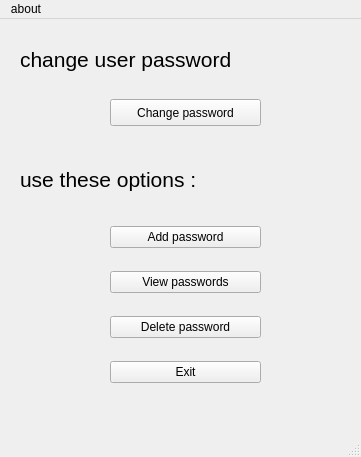
<?xml version="1.0" encoding="UTF-8"?>
<ui version="4.0">
 <class>MainWindow</class>
 <widget class="QMainWindow" name="MainWindow">
  <property name="geometry">
   <rect>
    <x>0</x>
    <y>0</y>
    <width>361</width>
    <height>457</height>
   </rect>
  </property>
  <property name="windowTitle">
   <string>MainWindow</string>
  </property>
  <widget class="QWidget" name="centralwidget">
   <widget class="QLabel" name="label_1">
    <property name="geometry">
     <rect>
      <x>20</x>
      <y>20</y>
      <width>351</width>
      <height>41</height>
     </rect>
    </property>
    <property name="font">
     <font>
      <pointsize>16</pointsize>
     </font>
    </property>
    <property name="text">
     <string>change user password</string>
    </property>
   </widget>
   <widget class="QLabel" name="label_2">
    <property name="geometry">
     <rect>
      <x>20</x>
      <y>140</y>
      <width>361</width>
      <height>41</height>
     </rect>
    </property>
    <property name="font">
     <font>
      <pointsize>16</pointsize>
     </font>
    </property>
    <property name="text">
     <string>use these options :</string>
    </property>
   </widget>
   <widget class="QPushButton" name="btn_2">
    <property name="geometry">
     <rect>
      <x>110</x>
      <y>80</y>
      <width>151</width>
      <height>27</height>
     </rect>
    </property>
    <property name="text">
     <string>Change password</string>
    </property>
   </widget>
   <widget class="QWidget" name="">
    <property name="geometry">
     <rect>
      <x>110</x>
      <y>190</y>
      <width>151</width>
      <height>191</height>
     </rect>
    </property>
    <layout class="QVBoxLayout" name="verticalLayout">
     <item>
      <widget class="QPushButton" name="btn_3">
       <property name="text">
        <string>Add password</string>
       </property>
      </widget>
     </item>
     <item>
      <widget class="QPushButton" name="btn_4">
       <property name="text">
        <string>View passwords</string>
       </property>
      </widget>
     </item>
     <item>
      <widget class="QPushButton" name="btn_5">
       <property name="text">
        <string>Delete password</string>
       </property>
      </widget>
     </item>
     <item>
      <widget class="QPushButton" name="btn_6">
       <property name="text">
        <string>Exit</string>
       </property>
      </widget>
     </item>
    </layout>
   </widget>
  </widget>
  <widget class="QMenuBar" name="menubar">
   <property name="geometry">
    <rect>
     <x>0</x>
     <y>0</y>
     <width>361</width>
     <height>24</height>
    </rect>
   </property>
   <widget class="QMenu" name="menuabout">
    <property name="title">
     <string>about</string>
    </property>
    <addaction name="actionA_Password_Manager_in_Python_is_a_tool_in_which_we_can_add_the_username_and_password"/>
   </widget>
   <addaction name="menuabout"/>
  </widget>
  <widget class="QStatusBar" name="statusbar"/>
  <action name="actionA_Password_Manager_in_Python_is_a_tool_in_which_we_can_add_the_username_and_password">
   <property name="text">
    <string>A Password Manager in Python is a tool in which we can add the username and password</string>
   </property>
  </action>
 </widget>
 <resources/>
 <connections/>
</ui>
